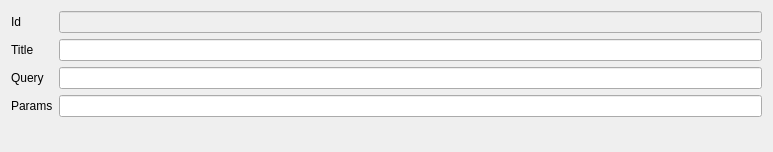
<?xml version="1.0" encoding="UTF-8"?>
<ui version="4.0">
 <class>GDGroupQuery</class>
 <widget class="QDialog" name="GDGroupQuery">
  <property name="geometry">
   <rect>
    <x>0</x>
    <y>0</y>
    <width>773</width>
    <height>152</height>
   </rect>
  </property>
  <property name="windowTitle">
   <string>Dialog</string>
  </property>
  <layout class="QHBoxLayout" name="horizontalLayout">
   <item>
    <layout class="QGridLayout" name="gridLayout">
     <item row="1" column="1">
      <widget class="QPLineEdit" name="lineEdit_2">
       <property name="field" stdset="0">
        <string>TITLE</string>
       </property>
      </widget>
     </item>
     <item row="2" column="1">
      <widget class="QPLineEdit" name="lineEdit_3">
       <property name="maxLength">
        <number>65555</number>
       </property>
       <property name="field" stdset="0">
        <string>SQLTEXT</string>
       </property>
      </widget>
     </item>
     <item row="3" column="0">
      <widget class="QLabel" name="label_4">
       <property name="text">
        <string>Params</string>
       </property>
      </widget>
     </item>
     <item row="3" column="1">
      <widget class="QPLineEdit" name="lineEdit_4">
       <property name="maxLength">
        <number>65555</number>
       </property>
       <property name="field" stdset="0">
        <string>PARAMS</string>
       </property>
      </widget>
     </item>
     <item row="0" column="1">
      <widget class="QPLineEdit" name="lineEdit">
       <property name="enabled">
        <bool>false</bool>
       </property>
       <property name="field" stdset="0">
        <string>ID</string>
       </property>
      </widget>
     </item>
     <item row="0" column="0">
      <widget class="QLabel" name="label">
       <property name="text">
        <string>Id</string>
       </property>
      </widget>
     </item>
     <item row="2" column="0">
      <widget class="QLabel" name="label_3">
       <property name="text">
        <string>Query</string>
       </property>
      </widget>
     </item>
     <item row="1" column="0">
      <widget class="QLabel" name="label_2">
       <property name="text">
        <string>Title</string>
       </property>
      </widget>
     </item>
     <item row="4" column="0" colspan="2">
      <widget class="FBtnOkCancel" name="widget" native="true"/>
     </item>
    </layout>
   </item>
  </layout>
 </widget>
 <customwidgets>
  <customwidget>
   <class>FBtnOkCancel</class>
   <extends>QWidget</extends>
   <header>fbtnokcancel.h</header>
   <container>1</container>
  </customwidget>
  <customwidget>
   <class>QPLineEdit</class>
   <extends>QLineEdit</extends>
   <header>qplineedit.h</header>
  </customwidget>
 </customwidgets>
 <resources/>
 <connections/>
</ui>
